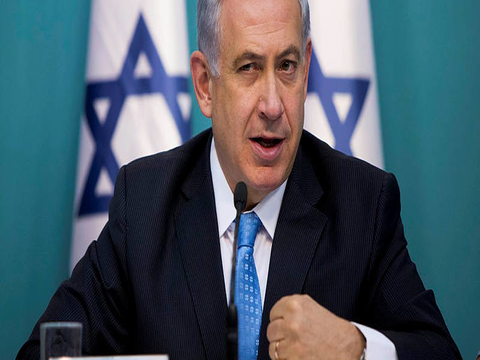
#> input picture data/test/0006.png, 480 x 360 px
$ python main.py
#> lines starting #> are read from the running program, lines starting #| are printed output that depends on the picture; after the words box and inside, x2 and y2 are one past the last pixel; in counts of white or black regions, pixels touching at a corner belong together
import argparse
import sys
import os
from time import sleep
import imutils as imutils
import matplotlib.pyplot as plt
import cv2
import numpy as np


# [10 lines left out: function capture_image, not called in this run]


def save_plot(img, filename):
    images = [img]

    fig = plt.figure(figsize=(10, 10))
    fig.suptitle("Viola-Jones recognition", fontsize=16)

    for ix, image in enumerate(images):
        ax = plt.subplot(int("11" + str(ix + 1)))
        ax.imshow(image)
    if not os.path.isdir(args.dest):
        os.makedirs(args.dest)
    plt.savefig(f'{args.dest}/{filename}')
    plt.close()


def get_bounding_boxes(img):
    gray = cv2.cvtColor(img, cv2.COLOR_BGR2GRAY)
    gray = cv2.GaussianBlur(gray, (5, 5), 0)
    thresh = cv2.threshold(gray, 210, 255, cv2.THRESH_BINARY)[1]
    cnts = cv2.findContours(thresh.copy(), cv2.RETR_EXTERNAL,
                            cv2.CHAIN_APPROX_SIMPLE)
    cnts = imutils.grab_contours(cnts)
    boxes = []
    for c in cnts:
        x, y, w, h = cv2.boundingRect(c)
        boxes.append([x, y, x + w, y + h])

    return boxes


def compute_iou(pred_box, gt_box):
    ixmin = max(pred_box[0], gt_box[0])
    ixmax = min(pred_box[2], gt_box[2])
    iymin = max(pred_box[1], gt_box[1])
    iymax = min(pred_box[3], gt_box[3])

    iw = np.maximum(ixmax - ixmin + 1., 0.)
    ih = np.maximum(iymax - iymin + 1., 0.)

    inters = iw * ih

    uni = ((pred_box[2] - pred_box[0] + 1.) * (pred_box[3] - pred_box[1] + 1.) +
           (gt_box[2] - gt_box[0] + 1.) * (gt_box[3] - gt_box[1] + 1.) -
           inters)

    iou = inters / uni

    return iou


# [8 lines left out: function find_nose, not called in this run]


def viola_jones(img, gray, left=True, right=True):
    predicted = {
        "left": [],
        "right": []
    }
    if left:
        left_ear_cascade = cv2.CascadeClassifier('haarcascades/haarcascade_mcs_leftear.xml')
        left_ears = left_ear_cascade.detectMultiScale(gray, params["left"]["scale_step"], params["left"]["size"],
                                                      minSize=(20, 20), maxSize=(100, 100))

        for predicted_coords in left_ears:
            (x, y, w, h) = predicted_coords
            cv2.rectangle(img, (x, y), (x + w, y + h), (0, 255, 0), 2)
            predicted["left"].append([x, y, x + w, y + h])
            cv2.putText(img, 'Left ear', (x, y - 10), cv2.FONT_HERSHEY_SIMPLEX, 0.3, (0, 255, 0), 1)

    if right:
        right_ear_cascade = cv2.CascadeClassifier('haarcascades/haarcascade_mcs_rightear.xml')
        right_ears = right_ear_cascade.detectMultiScale(gray, params["right"]["scale_step"],
                                                        params["right"]["size"],
                                                        minSize=(20, 20), maxSize=(100, 100))
        for predicted_coords in right_ears:
            (x, y, w, h) = predicted_coords
            cv2.rectangle(img, (x, y), (x + w, y + h), (255, 0, 0), 2)
            predicted["right"].append([x, y, x + w, y + h])
            cv2.putText(img, 'Right ear', (x, y - 10), cv2.FONT_HERSHEY_SIMPLEX, 0.3, (255, 0, 0), 1)

    return predicted


def read_image(pth):
#> called with pth = 'data/test/0006.png'
    filename = pth.split("/")[-1]
    img = cv2.imread(pth)
#> img is the input picture: shape (360, 480, 3); mean B, G, R 101.7, 90.3, 73.4

    img = cv2.cvtColor(img, cv2.COLOR_BGR2RGB)
    gray = cv2.cvtColor(img, cv2.COLOR_BGR2GRAY)
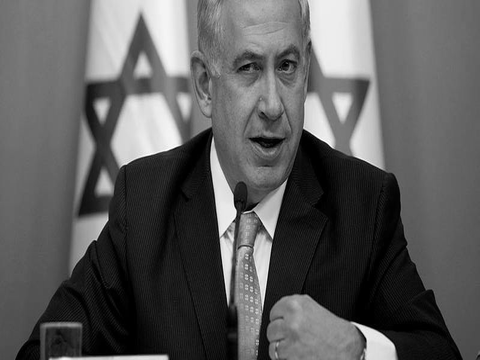
#> gray: shape (360, 480); min 0, max 255, mean 91.8
    return filename, img, gray


tp = 0
fp = 0
fn = 0
tn = 0


def compare(img, annot_coords, predicted_coords):
    global tp, fp, fn, tn
    iou_scores = []

    fn = len(annot_coords)

    for correct in annot_coords:
        (x, y, w, h) = correct
        cv2.rectangle(img, (x, y), (w, h), (0, 0, 255), 2)
        cv2.putText(img, 'Original', (x, h + 10), cv2.FONT_HERSHEY_SIMPLEX, 0.3, (0, 0, 255), 1)
        for predicted in predicted_coords:
            iou_score = compute_iou(predicted, correct)
            iou_scores.append(iou_score)
            if iou_score > 0.5:
                tp += 1
            else:
                fp += 1
        # if not predicted_coords:
        #     fp += 1

    return iou_scores


# [8 lines left out: function plot_p_r, not called in this run]


precisions = []
recalls = []
calculations = []


def run_on_miltiple(pth):
    iou_scores_combined = []
    global precisions, recalls, calculations
    for filename in os.listdir(pth):
        (filename, img, gray) = read_image("/".join([pth, filename]))
        path_annot = f"{args.annot}/{filename}"
#> path_annot = 'data/testannot_rect/0006.png'
        (filename_annot, img_annot, gray_annot) = read_image(path_annot)
#> filename_annot = '0006.png'

        annot_coords = get_bounding_boxes(img_annot)
#> in get_bounding_boxes, `thresh = cv2.threshold(gray, 210, 255, cv2.THRESH_BINARY)[1]`:
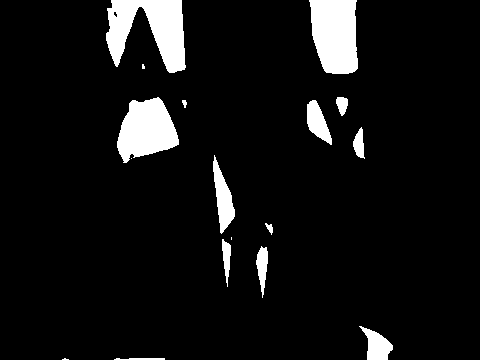
#> thresh: shape (360, 480); 7.3% white; 17 white regions (4 under 20 px)
#> in get_bounding_boxes, `cnts = cv2.findContours(thresh.copy(), cv2.RETR_EXTERNAL, cv2.CHAIN_AP..`: cnts = 17 contours, 5 with area under 20; largest, box (x1, y1, x2, y2) and area: (106, 0, 186, 73) 3299, (309, 0, 358, 74) 2939, (117, 97, 179, 163) 2630, (213, 155, 235, 234) 763, (307, 100, 332, 145) 574
#> the loop in get_bounding_boxes, `for c in cnts:` made 17 passes
#> (x, y, w, h) on passes 1, 2, 3, 4, 5, 7, 8, 9, 10, 11, 12, 13: (114, 358, 51, 2), (62, 358, 7, 2), (359, 326, 34, 34), (256, 246, 12, 52), (222, 239, 9, 48), (265, 223, 8, 12), (131, 158, 1, 1), (213, 155, 22, 79), (353, 127, 12, 32), (307, 100, 25, 45), (182, 100, 5, 8), (336, 97, 12, 19)
#> (c, x, y, w, h) on pass 6: ([[231, 237], [231, 239]], 231, 237, 1, 3)
#> after the loop in get_bounding_boxes, `for c in cnts:`: boxes = 17 items, first 6: [114, 358, 165, 360], [62, 358, 69, 360], [359, 326, 393, 360], [256, 246, 268, 298], [222, 239, 231, 287], [231, 237, 232, 240]
#> annot_coords has the same summary as boxes in get_bounding_boxes

        predicted_ears = viola_jones(img, gray)
#> in viola_jones, `left_ears = left_ear_cascade.detectMultiScale(gray, params["left"]["sc..`: left_ears = [[324, 76, 54, 90]]
#> the loop in viola_jones, `for predicted_coords in left_ears:` made 1 pass
#> in viola_jones, `right_ears = right_ear_cascade.detectMultiScale(gray, params["right"][..`: right_ears = [[246, 193, 41, 68]]
#> the loop in viola_jones, `for predicted_coords in right_ears:` made 1 pass
#> after the loop in viola_jones, `for predicted_coords in right_ears:`:
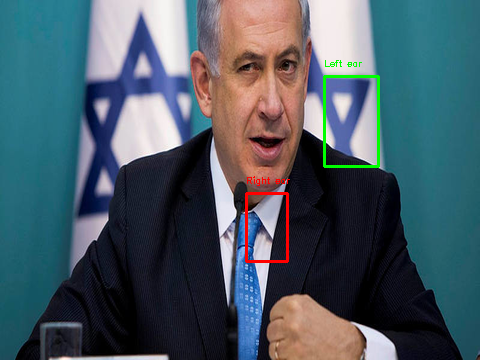
#> img: shape (360, 480, 3); mean R, G, B 73.5, 90.6, 100.5
#> predicted_ears = {'left': [[324, 76, 378, 166]], 'right': [[246, 193, 287, 261]]}
        predicted_coords = predicted_ears["right"] + predicted_ears["left"]
#> predicted_coords = [[246, 193, 287, 261], [324, 76, 378, 166]]

        iou_scores = compare(img, annot_coords, predicted_coords)
#> in compare, `fn = len(annot_coords)`: fn = 17
#> the loop in compare, `for correct in annot_coords:` made 17 passes
#> (x, y, w, h) on passes 1 to 12: (114, 358, 165, 360), (62, 358, 69, 360), (359, 326, 393, 360), (256, 246, 268, 298), (222, 239, 231, 287), (231, 237, 232, 240), (265, 223, 273, 235), (131, 158, 132, 159), (213, 155, 235, 234), (353, 127, 365, 159), (307, 100, 332, 145), (182, 100, 187, 108)
#> after the loop in compare, `for correct in annot_coords:`:
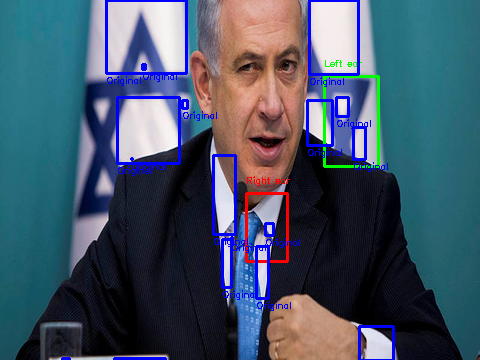
#> img: shape (360, 480, 3); 3.69% of pixels changed, all inside (x1, y1, x2, y2) = (61, 0, 395, 360)
#> after the loop in compare, `for correct in annot_coords:`: fp = 34; iou_scores = 34 values, max 0.0857 at index 19, min 0 at index 0, mean 0.00915; tp = 0
        iou_scores_combined += iou_scores
#> iou_scores_combined has the same summary as iou_scores in compare
        save_plot(img, filename)
#> the loop in save_plot, `for ix, image in enumerate(images):` made 1 pass
#> ix on pass 1: 0
        if (fp + tp) == 0:
            precision = 0
        else:
            precision = tp / (fp + tp)
#> precision = 0

        recall = tp / (fn + tp)
#> recall = 0
        calculations.append((precision, recall))
        precisions.append(precision)
        recalls.append(recall)
        print("Precision:", precision, "Recall:", recall)
#| Precision: 0.0 Recall: 0.0
#> pass 2 of the loop in run_on_miltiple, `for filename in os.listdir(pth):`:
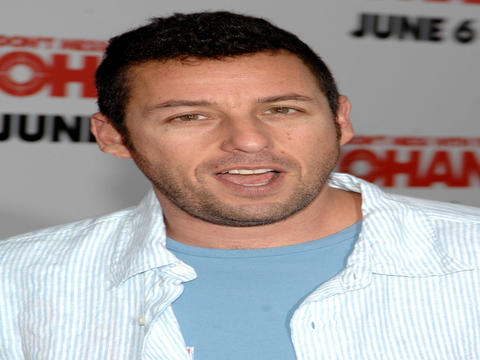
#> input picture data/test/0007.png, 480 x 360 px
#> in read_image, img is the input picture: shape (360, 480, 3); mean B, G, R 154.2, 155.7, 165.6
#> path_annot = 'data/testannot_rect/0007.png'
#> filename_annot = '0007.png'
#> in get_bounding_boxes (call 2), `thresh = cv2.threshold(gray, 210, 255, cv2.THRESH_BINARY)[1]`:
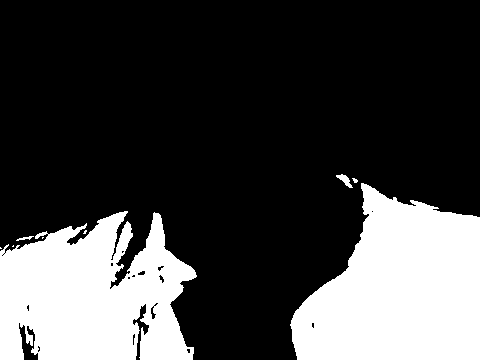
#> thresh: shape (360, 480); 26.4% white; 9 white regions (5 under 20 px)
#> cnts = 9 contours, 5 with area under 20; largest, box (x1, y1, x2, y2) and area: (290, 183, 480, 360) 23502, (0, 211, 197, 360) 21154, (336, 174, 353, 188) 78, (16, 236, 34, 241) 20
#> the loop in get_bounding_boxes (call 2), `for c in cnts:` made 9 passes
#> (x, y, w, h) on passes 4 to 9: (16, 236, 18, 5), (83, 230, 4, 4), (0, 211, 197, 149), (290, 183, 190, 177), (352, 178, 6, 5), (336, 174, 17, 14)
#> after the loop in get_bounding_boxes (call 2), `for c in cnts:`: boxes = [[0, 247, 2, 249], [12, 245, 14, 247], [42, 237, 44, 239], [16, 236, 34, 241], [83, 230, 87, 234], [0, 211, 197, 360], [290, 183, 480, 360], [352, 178, 358, 183], [336, 174, 353, 188]]
#> annot_coords has the same summary as boxes in get_bounding_boxes
#> predicted_ears = {'left': [], 'right': []}
#> in run_on_miltiple, `predicted_coords = predicted_ears["right"] + predicted_ears["left"]`: predicted_coords = []
#> fn = 9
#> the loop in compare (call 2), `for correct in annot_coords:` made 9 passes
#> after the loop in compare (call 2), `for correct in annot_coords:`:
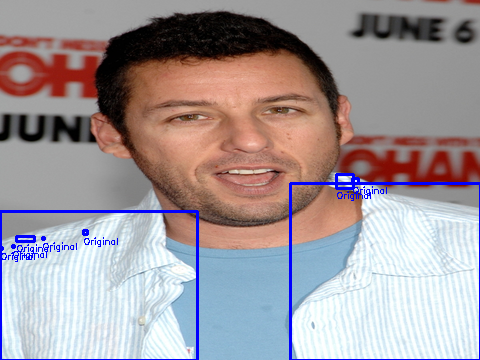
#> img: shape (360, 480, 3); mean R, G, B 161.6, 151.6, 155.9
#> after the loop in compare (call 2), `for correct in annot_coords:`: fp = 34; iou_scores = []; tp = 0
#> in run_on_miltiple, `iou_scores = compare(img, annot_coords, predicted_coords)`: iou_scores = []
#> the loop in save_plot (call 2), `for ix, image in enumerate(images):` made 1 pass
#| Precision: 0.0 Recall: 0.0
#> pass 3 of the loop in run_on_miltiple, `for filename in os.listdir(pth):`:
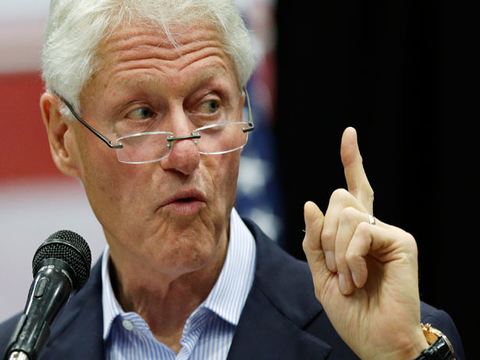
#> input picture data/test/0011.png, 480 x 360 px
#> in read_image, img is the input picture: shape (360, 480, 3); mean B, G, R 74.9, 83.5, 99.1
#> path_annot = 'data/testannot_rect/0011.png'
#> filename_annot = '0011.png'
#> in get_bounding_boxes (call 3), `thresh = cv2.threshold(gray, 210, 255, cv2.THRESH_BINARY)[1]`:
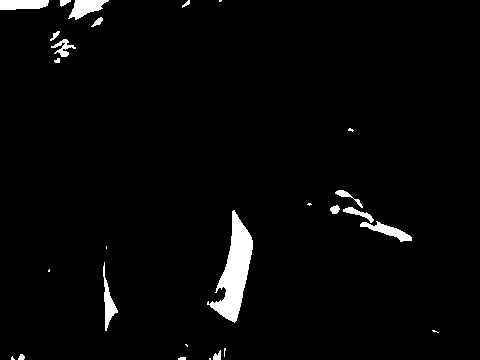
#> thresh: shape (360, 480); 2.8% white; 27 white regions (10 under 20 px)
#> cnts = 27 contours, 13 with area under 20; largest, box (x1, y1, x2, y2) and area: (207, 210, 253, 323) 2085, (68, 0, 109, 20) 396, (0, 0, 49, 10) 380, (360, 221, 412, 242) 336, (103, 262, 118, 331) 291
#> the loop in get_bounding_boxes (call 3), `for c in cnts:` made 27 passes
#> (x, y, w, h) on passes 2, 3, 4, 5, 6, 8, 10, 12: (178, 357, 8, 3), (11, 356, 4, 4), (18, 354, 7, 6), (213, 350, 8, 10), (224, 348, 2, 9), (432, 330, 7, 3), (103, 262, 15, 69), (360, 221, 52, 21)
#> after the loop in get_bounding_boxes (call 3), `for c in cnts:`: boxes = 27 items, first 6: [209, 358, 211, 360], [178, 357, 186, 360], [11, 356, 15, 360], [18, 354, 25, 360], [213, 350, 221, 360], [224, 348, 226, 357]
#> annot_coords has the same summary as boxes in get_bounding_boxes
#> fn = 27
#> the loop in compare (call 3), `for correct in annot_coords:` made 27 passes
#> correct on passes 10 to 17: [103, 262, 118, 331], [106, 246, 107, 249], [360, 221, 412, 242], [207, 210, 253, 323], [343, 207, 374, 223], [330, 205, 340, 214], [307, 203, 312, 206], [335, 190, 363, 208]
#> after the loop in compare (call 3), `for correct in annot_coords:`:
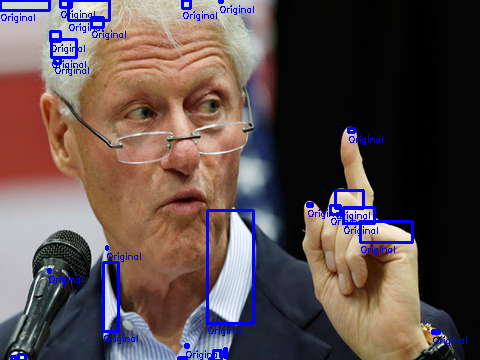
#> img: shape (360, 480, 3); mean R, G, B 93.6, 78.2, 78.7
#| Precision: 0.0 Recall: 0.0

    return iou_scores_combined


# [54 lines left out: functions run_on_one, find_params, not called in this run]


params = {
    "left": {'scale_step': 1.0149, 'size': 3},
    "right": {'scale_step': 1.0199, 'size': 1}
}
global args
args = None
if __name__ == '__main__':
    arguments = str(sys.argv)
    parser = argparse.ArgumentParser()
    parser.add_argument("-src", default="data/test", help="path to data file or directory.")
    parser.add_argument("-dest", default="data/test_computed", help="path to destinatnion directory.")
    parser.add_argument("-annot", default="data/testannot_rect", help="path to directory of annotated images.")
    parser.add_argument("-plot", default=False, action='store_true', help="plot precision and recall curve.")
    args = parser.parse_args()

    if os.path.isdir(args.src):
        run_on_miltiple(args.src)
        if args.plot:
            calculations = sorted(calculations, key=lambda x: x[1])
            p = []
            r = []
            for (precision, recall) in calculations:
                p.append(precision)
                r.append(recall)
            plot_p_r(p, r)
    elif os.path.isfile(args.src):
        run_on_one(args.src)
    else:
        parser.error('File or directory does not exist.')
